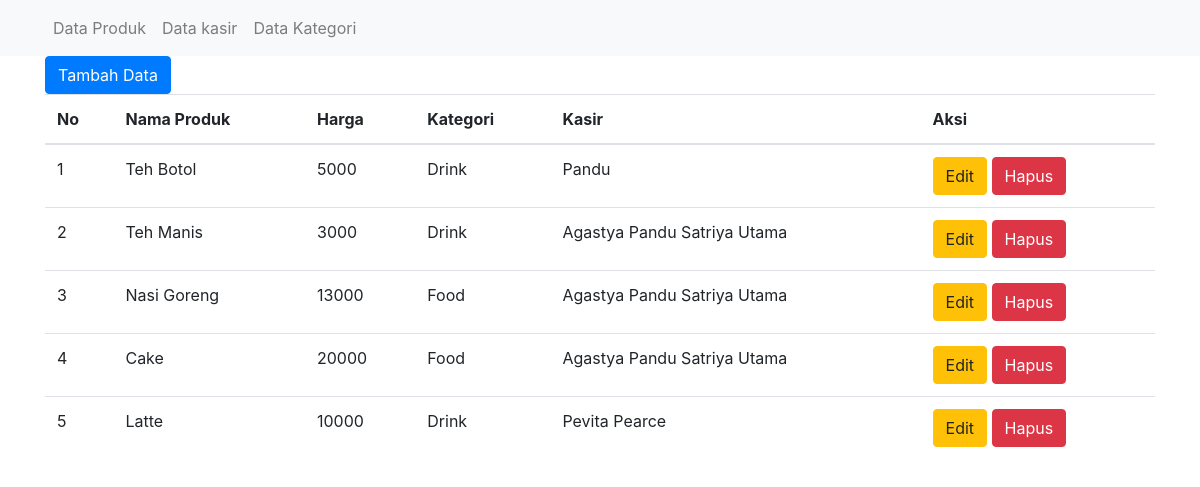
/crud/index.php, run on the app's committed database.
### tables this page shows
CREATE TABLE `t_produk` (
  `id_produk` int(11) NOT NULL,
  `nama_produk` varchar(30) NOT NULL,
  `harga_produk` varchar(10) NOT NULL,
  `id_kategori` int(11) NOT NULL,
  `id_kasir` int(11) NOT NULL
);

CREATE TABLE `t_kategori` (
  `id_kategori` int(11) NOT NULL,
  `nama_kategori` varchar(30) NOT NULL
);

CREATE TABLE `t_kasir` (
  `id_kasir` int(11) NOT NULL,
  `nama_kasir` varchar(30) NOT NULL
);

### crud/application/controllers/Produk.php (called while the page is built, shortened)
<?php
class Produk extends CI_Controller {
	public function __construct()
	{
		$this->load->model('model_admin');
	}
	public function index()
	{
		$produk = $this->model_admin->data_produk();
		$data = array(	'title' => 'Data Produk',
						'produk' => $produk , );
		$this->load->view ('templates/header');
		$this->load->view('admin/produk/index', $data , FALSE);
		$this->load->view ('templates/footer');
	}
}

### crud/index.php (called while the page is built, shortened)
<?php
require_once BASEPATH.'core/CodeIgniter.php';

### crud/application/models/Model_admin.php (called while the page is built, shortened)
<?php
class Model_admin extends CI_Model {
	public function data_produk()
	{
		$this->db->select('*');
		$this->db->from('t_produk','t_kategori','t_kasir');
		$this->db->join('t_kategori', 't_kategori.id_kategori = t_produk.id_kategori', 'left');
		$this->db->join('t_kasir', 't_kasir.id_kasir = t_produk.id_kasir', 'left');
		$this->db->order_by('id_produk', 'desc');
		$query = $this->db->get();
		return $query->result();
	}
}

### crud/application/views/admin/produk/index.php (the view, shortened to what this page needs)
<div class="container">
<div class="row">
	<div class="col-md-6">
		<a href="<?= base_url('produk/tambah');?>" class="btn btn-primary">Tambah Data</a>
	</div>
</div>
<table class="table">
	<thead>
		<th>No</th>
		<th>Nama Produk</th>
		<th>Harga</th>
		<th>Kategori</th>
		<th>Kasir</th>
		<th>Aksi</th>
	</thead>
	<tbody>
		<?php $no=1; foreach ($produk as $pro): ?>
			<tr>
				<td><?= $no++ ?></td>
				<td><?= $pro->nama_produk?></td>
				<td><?= $pro->harga_produk?></td>
				<td><?= $pro->nama_kategori?></td>
				<td><?= $pro->nama_kasir?></td>
				<td>
					<a href="<?= base_url('produk/edit/'.$pro->id_produk)?>" class="btn btn-warning btn-xs"><i class="fa fa-pencil"></i> Edit</a>
					<a href="<?= base_url('produk/hapus/'.$pro->id_produk)?>"  onclick="javascript: return confirm('Anda yakin hapus ?')" class="btn btn-danger btn-xs"><i class="fa fa-trash"></i> Hapus</a>
				</td>
			</tr>
		<?php endforeach ?>
	</tbody>
</table>

### crud/application/views/templates/header.php (shortened to what this page needs)
	<!doctype html>
<html lang="en">
	 <head>
	       <link rel="stylesheet" href="https://stackpath.bootstrapcdn.com/bootstrap/4.1.3/css/bootstrap.min.css">
	    	<link rel="stylesheet" type="text/css" href="<?= base_url(); ?>/assets/css/style.css">
	 </head>
	<body>
<nav class="navbar navbar-expand-lg navbar-light bg-light ">
		<div class="container">
			<div class="collapse navbar-collapse" id="navbarNavAltMarkup">
				<div class="navbar-nav">
				       <a class="nav-item nav-link" href="<?= base_url('produk'); ?>">Data Produk<span class="sr-only">(current)</span> </a>
				       <a class="nav-item nav-link" href="<?= base_url('kasir'); ?>">Data kasir</a>
					   <a class="nav-item nav-link" href="<?= base_url('kategori'); ?>">Data Kategori</a>
				</div>
			</div>
		</div>
</nav>

### crud/application/views/templates/footer.php (shortened to what this page needs)
	</body>
</html>

### data on the page
t_produk: nama_produk "Teh Botol", harga_produk "5000", id_kategori.nama_kategori "Drink", id_kasir.nama_kasir "Pandu"
t_produk: nama_produk "Teh Manis", harga_produk "3000", id_kategori.nama_kategori "Drink", id_kasir.nama_kasir "Agastya Pandu Satriya Utama"
t_produk: nama_produk "Nasi Goreng", harga_produk "13000", id_kategori.nama_kategori "Food", id_kasir.nama_kasir "Agastya Pandu Satriya Utama"
t_produk: nama_produk "Cake", harga_produk "20000", id_kategori.nama_kategori "Food", id_kasir.nama_kasir "Agastya Pandu Satriya Utama"
t_produk: nama_produk "Latte", harga_produk "10000", id_kategori.nama_kategori "Drink", id_kasir.nama_kasir "Pevita Pearce"
